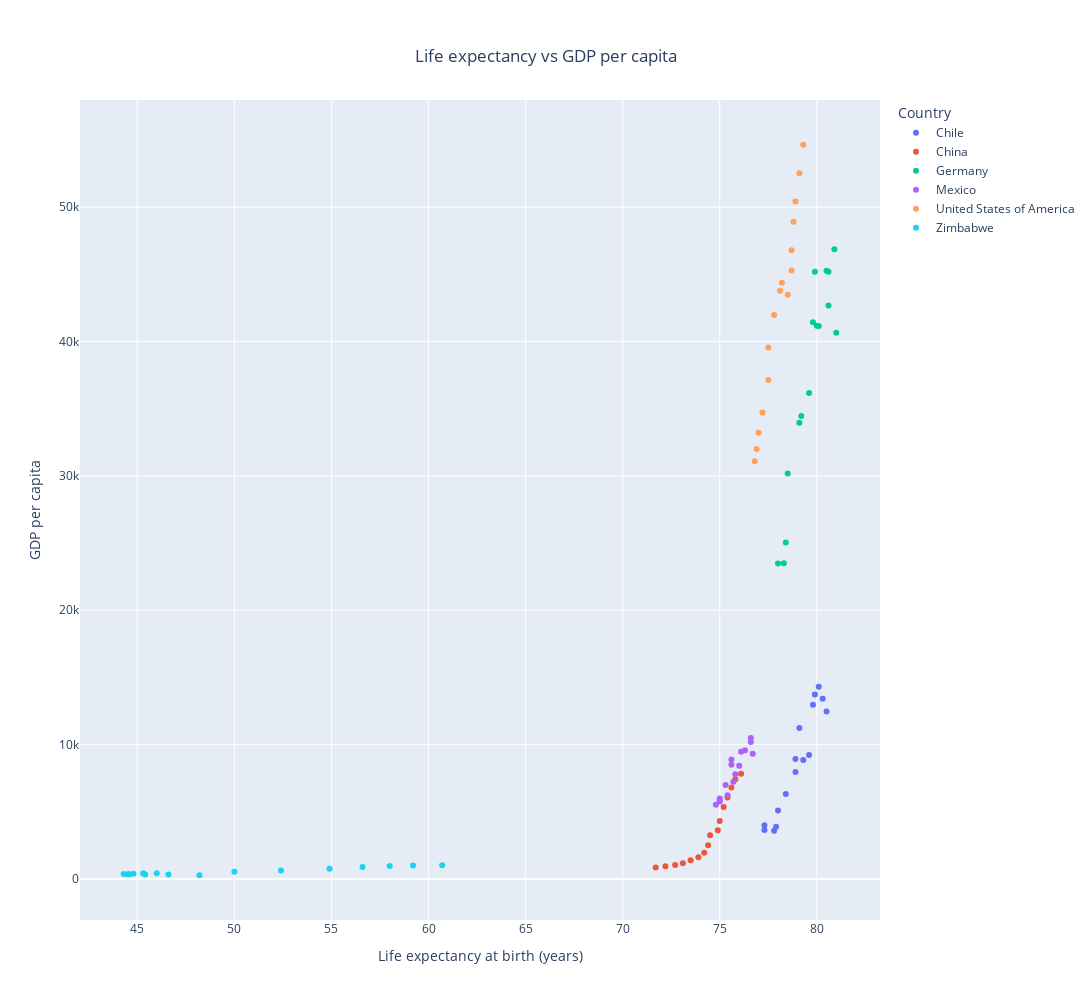

The cell this chart's notebook holds for it:
### Markdown cell above
It can be seen, as expected, that GDP and Life expectancy seem to be correlated.\
However it must be noted, that while having a high GDP, both China and the US are getting topped by the life expectancy in Chile.\
This could possibly be explained by their high number of inhabitants. Hence, the GDP per Capita is probably a better indicator.

### Code cell
inhabitants = pd.DataFrame({'Country':['Chile', 'China', 'Germany', 'Mexico', 'United States of America', 'Zimbabwe'],
                           'Population in M':[19.46, 1412.78, 83.02, 123.76, 331.2, 16]})

country_data_extended = pd.merge(country_data, inhabitants, on='Country', how='left')
country_data_extended['GDP per capita'] = country_data_extended['GDP'] / (country_data_extended['Population in M'] * 1000000)

fig = px.scatter(country_data_extended, x='Life expectancy at birth (years)', y='GDP per capita', title='Life expectancy vs GDP per capita', width=1200, height=1000
                , hover_name='Year', color='Country')
fig.update_layout(title={'y':0.95, 'x':0.5})
fig.show()

### Figure 1 — Plotly figure (JSON) as saved in the notebook; plotly's stock layout.template omitted (floating-point values rounded to 4 significant figures)
{"data": [{"hovertemplate": "<b>%{hovertext}</b><br><br>Country=Chile<br>Life expectancy at birth (years)=%{x}<br>GDP per capita=%{y}<extra></extra>", "hovertext": [2000, 2001, 2002, 2003, 2004, 2005, 2006, 2007, 2008, 2009, 2010, 2011, 2012, 2013, 2014, 2015], "legendgroup": "Chile", "marker": {"color": "#636efa", "symbol": "circle"}, "mode": "markers", "name": "Chile", "orientation": "v", "showlegend": true, "type": "scatter", "x": [77.3, 77.3, 77.8, 77.9, 78, 78.4, 78.9, 78.9, 79.6, 79.3, 79.1, 79.8, 79.9, 80.1, 80.3, 80.5], "xaxis": "x", "y": [4001.0, 3647.0, 3584.0, 3887.0, 5098.0, 6319.0, 7954.0, 8921.0, 9231.0, 8859.0, 11230.0, 12960.0, 13730.0, 14310.0, 13410.0, 12460.0], "yaxis": "y"}, {"hovertemplate": "<b>%{hovertext}</b><br><br>Country=China<br>Life expectancy at birth (years)=%{x}<br>GDP per capita=%{y}<extra></extra>", "hovertext": [2000, 2001, 2002, 2003, 2004, 2005, 2006, 2007, 2008, 2009, 2010, 2011, 2012, 2013, 2014, 2015], "legendgroup": "China", "marker": {"color": "#EF553B", "symbol": "circle"}, "mode": "markers", "name": "China", "orientation": "v", "showlegend": true, "type": "scatter", "x": [71.7, 72.2, 72.7, 73.1, 73.5, 73.9, 74.2, 74.4, 74.5, 74.9, 75, 75.2, 75.4, 75.6, 75.8, 76.1], "xaxis": "x", "y": [857.4, 948.1, 1041.0, 1175.0, 1384.0, 1618.0, 1948.0, 2514.0, 3255.0, 3617.0, 4318.0, 5360.0, 6059.0, 6800.0, 7420.0, 7832.0], "yaxis": "y"}, {"hovertemplate": "<b>%{hovertext}</b><br><br>Country=Germany<br>Life expectancy at birth (years)=%{x}<br>GDP per capita=%{y}<extra></extra>", "hovertext": [2000, 2001, 2002, 2003, 2004, 2005, 2006, 2007, 2008, 2009, 2010, 2011, 2012, 2013, 2014, 2015], "legendgroup": "Germany", "marker": {"color": "#00cc96", "symbol": "circle"}, "mode": "markers", "name": "Germany", "orientation": "v", "showlegend": true, "type": "scatter", "x": [78, 78.3, 78.4, 78.5, 79.1, 79.2, 79.6, 79.8, 79.9, 80, 80.1, 80.5, 80.6, 80.6, 80.9, 81], "xaxis": "x", "y": [23490.0, 23500.0, 25040.0, 30180.0, 33960.0, 34470.0, 36170.0, 41440.0, 45200.0, 41170.0, 41160.0, 45260.0, 42690.0, 45200.0, 46860.0, 40660.0], "yaxis": "y"}, {"hovertemplate": "<b>%{hovertext}</b><br><br>Country=Mexico<br>Life expectancy at birth (years)=%{x}<br>GDP per capita=%{y}<extra></extra>", "hovertext": [2000, 2001, 2002, 2003, 2004, 2005, 2006, 2007, 2008, 2009, 2010, 2011, 2012, 2013, 2014, 2015], "legendgroup": "Mexico", "marker": {"color": "#ab63fa", "symbol": "circle"}, "mode": "markers", "name": "Mexico", "orientation": "v", "showlegend": true, "type": "scatter", "x": [74.8, 75, 75, 75, 75.4, 75.3, 75.8, 76, 75.6, 75.7, 75.6, 76.1, 76.3, 76.6, 76.6, 76.7], "xaxis": "x", "y": [5524.0, 5856.0, 5992.0, 5763.0, 6224.0, 7000.0, 7800.0, 8431.0, 8899.0, 7231.0, 8493.0, 9463.0, 9588.0, 10200.0, 10490.0, 9310.0], "yaxis": "y"}, {"hovertemplate": "<b>%{hovertext}</b><br><br>Country=United States of America<br>Life expectancy at birth (years)=%{x}<br>GDP per capita=%{y}<extra></extra>", "hovertext": [2000, 2001, 2002, 2003, 2004, 2005, 2006, 2007, 2008, 2009, 2010, 2011, 2012, 2013, 2014, 2015], "legendgroup": "United States of America", "marker": {"color": "#FFA15A", "symbol": "circle"}, "mode": "markers", "name": "United States of America", "orientation": "v", "showlegend": true, "type": "scatter", "x": [76.8, 76.9, 77, 77.2, 77.5, 77.5, 77.8, 78.1, 78.2, 78.5, 78.7, 78.7, 78.8, 78.9, 79.1, 79.3], "xaxis": "x", "y": [31100.0, 32000.0, 33210.0, 34720.0, 37140.0, 39550.0, 41970.0, 43780.0, 44380.0, 43480.0, 45290.0, 46800.0, 48910.0, 50420.0, 52540.0, 54650.0], "yaxis": "y"}, {"hovertemplate": "<b>%{hovertext}</b><br><br>Country=Zimbabwe<br>Life expectancy at birth (years)=%{x}<br>GDP per capita=%{y}<extra></extra>", "hovertext": [2000, 2001, 2002, 2003, 2004, 2005, 2006, 2007, 2008, 2009, 2010, 2011, 2012, 2013, 2014, 2015], "legendgroup": "Zimbabwe", "marker": {"color": "#19d3f3", "symbol": "circle"}, "mode": "markers", "name": "Zimbabwe", "orientation": "v", "showlegend": true, "type": "scatter", "x": [46, 45.3, 44.8, 44.5, 44.3, 44.6, 45.4, 46.6, 48.2, 50, 52.4, 54.9, 56.6, 58, 59.2, 60.7], "xaxis": "x", "y": [418.1, 423.6, 396.4, 358.0, 362.8, 359.7, 340.2, 330.7, 276.0, 538.8, 633.9, 756.2, 890.2, 965.7, 993.2, 1019.0], "yaxis": "y"}], "layout": {"height": 1000, "legend": {"title": {"text": "Country"}, "tracegroupgap": 0}, "title": {"text": "Life expectancy vs GDP per capita", "x": 0.5, "y": 0.95}, "width": 1200, "xaxis": {"anchor": "y", "domain": [0, 1], "title": {"text": "Life expectancy at birth (years)"}}, "yaxis": {"anchor": "x", "domain": [0, 1], "title": {"text": "GDP per capita"}}}}
